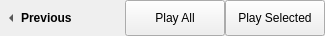
             <widget class="QFrame" name="mediaListWidgetSet">
              <property name="sizePolicy">
               <sizepolicy hsizetype="Preferred" vsizetype="Fixed">
                <horstretch>0</horstretch>
                <verstretch>0</verstretch>
               </sizepolicy>
              </property>
              <property name="minimumSize">
               <size>
                <width>0</width>
                <height>36</height>
               </size>
              </property>
              <property name="maximumSize">
               <size>
                <width>16777215</width>
                <height>36</height>
               </size>
              </property>
              <property name="frameShape">
               <enum>QFrame::NoFrame</enum>
              </property>
              <property name="frameShadow">
               <enum>QFrame::Raised</enum>
              </property>
              <layout class="QHBoxLayout" name="horizontalLayout_5">
               <property name="spacing">
                <number>0</number>
               </property>
               <property name="margin">
                <number>0</number>
               </property>
               <item>
                <widget class="QToolButton" name="previous">
                 <property name="sizePolicy">
                  <sizepolicy hsizetype="Preferred" vsizetype="Preferred">
                   <horstretch>0</horstretch>
                   <verstretch>0</verstretch>
                  </sizepolicy>
                 </property>
                 <property name="font">
                  <font>
                   <weight>75</weight>
                   <bold>true</bold>
                  </font>
                 </property>
                 <property name="autoFillBackground">
                  <bool>false</bool>
                 </property>
                 <property name="text">
                  <string>Previous</string>
                 </property>
                 <property name="toolButtonStyle">
                  <enum>Qt::ToolButtonTextBesideIcon</enum>
                 </property>
                 <property name="autoRaise">
                  <bool>true</bool>
                 </property>
                 <property name="arrowType">
                  <enum>Qt::LeftArrow</enum>
                 </property>
                </widget>
               </item>
               <item>
                <spacer name="horizontalSpacer_4">
                 <property name="orientation">
                  <enum>Qt::Horizontal</enum>
                 </property>
                 <property name="sizeHint" stdset="0">
                  <size>
                   <width>40</width>
                   <height>20</height>
                  </size>
                 </property>
                </spacer>
               </item>
               <item>
                <widget class="QPushButton" name="playAll">
                 <property name="sizePolicy">
                  <sizepolicy hsizetype="Minimum" vsizetype="Preferred">
                   <horstretch>0</horstretch>
                   <verstretch>0</verstretch>
                  </sizepolicy>
                 </property>
                 <property name="minimumSize">
                  <size>
                   <width>100</width>
                   <height>32</height>
                  </size>
                 </property>
                 <property name="toolTip">
                  <string>Play all media in list</string>
                 </property>
                 <property name="styleSheet">
                  <string/>
                 </property>
                 <property name="text">
                  <string>Play All</string>
                 </property>
                 <property name="icon">
                  <iconset>
                   <normaloff>../convenience/media-playback-start16.png</normaloff>../convenience/media-playback-start16.png</iconset>
                 </property>
                </widget>
               </item>
               <item>
                <widget class="QPushButton" name="playSelected">
                 <property name="sizePolicy">
                  <sizepolicy hsizetype="Minimum" vsizetype="Preferred">
                   <horstretch>0</horstretch>
                   <verstretch>0</verstretch>
                  </sizepolicy>
                 </property>
                 <property name="minimumSize">
                  <size>
                   <width>100</width>
                   <height>32</height>
                  </size>
                 </property>
                 <property name="toolTip">
                  <string>Play selected media in list</string>
                 </property>
                 <property name="text">
                  <string>Play Selected</string>
                 </property>
                 <property name="icon">
                  <iconset>
                   <normaloff>../convenience/media-playback-start16.png</normaloff>../convenience/media-playback-start16.png</iconset>
                 </property>
                </widget>
               </item>
              </layout>
             </widget>
